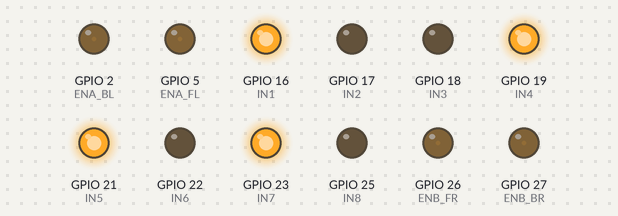
Simulated run of this sketch. Board: ESP32. On the bench: output pins drawn as LEDs (lit = HIGH). Nothing arrives over Bluetooth unless stated; what the sketch prints to the serial monitor is not drawn.

Above: at 0.1 s.
Timing chart, 0 to 1.6 s (numbered marks = the images above):
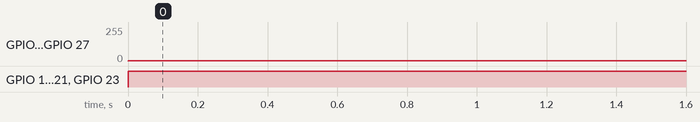

Measured:
- by itself, GPIO 2 (ENA_BL), GPIO 26 (ENB_FR), GPIO 27 (ENB_BR): 0/255 → 1/255 at 0.00 s
- by itself, GPIO 16 (IN1), GPIO 19 (IN4), GPIO 21 (IN5), GPIO 23 (IN7): LOW → HIGH at 0.00 s

The sketch:

mortor_calculate.ino
```cpp
#include <ps5Controller.h>
#include <math.h>

// ล้อแมคคานัม
#define IN1 16  // ล้อหน้าซ้าย
#define IN2 17
#define IN3 18  // ล้อหลังซ้าย
#define IN4 19
#define ENA_FL 5   // PWM ควบคุมความเร็วล้อหน้าซ้าย
#define ENA_BL 2   // PWM ควบคุมความเร็วล้อหลังซ้าย

#define IN5 21  // ล้อหน้าขวา
#define IN6 22
#define IN7 23  // ล้อหลังขวา
#define IN8 25
#define ENB_FR 26  // PWM ควบคุมความเร็วล้อหน้าขวา
#define ENB_BR 27  // PWM ควบคุมความเร็วล้อหลังขวา

void setup() {
    Serial.begin(115200);
    ps5.begin("14:3A:9A:2F:BE:32");
    Serial.println("Bluetooth Ready.");

    // ตั้งค่าขาเป็น OUTPUT
    pinMode(IN1, OUTPUT);
    pinMode(IN2, OUTPUT);
    pinMode(IN3, OUTPUT);
    pinMode(IN4, OUTPUT);
    pinMode(ENA_FL, OUTPUT);
    pinMode(ENA_BL, OUTPUT);

    pinMode(IN5, OUTPUT);
    pinMode(IN6, OUTPUT);
    pinMode(IN7, OUTPUT);
    pinMode(IN8, OUTPUT);
    pinMode(ENB_FR, OUTPUT);
    pinMode(ENB_BR, OUTPUT);
}

void loop() {
    int leftX = ps5.LStickX();  // ค่าการเคลื่อนที่แนวข้าง
    int leftY = ps5.LStickY();  // ค่าการเคลื่อนที่เดินหน้า-ถอยหลัง
    int rightX = ps5.RStickX(); // ค่าการหมุนตัว

    // แปลงค่าจาก -128 ถึง 127 เป็น -255 ถึง 255
    int X = map(leftX, -128, 127, -255, 255);
    int Y = map(leftY, -128, 127, -255, 255);
    int Z = map(rightX, -128, 127, -255, 255);

    // คำนวณค่ามอเตอร์ล้อแมคคานัม
    int M1 = Y + X + Z;
    int M2 = Y - X - Z;
    int M3 = Y - X + Z;
    int M4 = Y + X - Z;

    if (X > -10 && X < 10) X = 0;
    if (Y > -10 && Y < 10) Y = 0;
    if (Z > -10 && Z < 10) Z = 0;

    // จำกัดค่าความเร็วให้อยู่ในช่วง 0-255
    M1 = constrain(M1, -255, 255);
    M2 = constrain(M2, -255, 255);
    M3 = constrain(M3, -255, 255);
    M4 = constrain(M4, -255, 255);


    // ควบคุมมอเตอร์ล้อหน้าซ้าย
    analogWrite(ENA_FL, abs(M1));
    digitalWrite(IN1, M1 > 0);
    digitalWrite(IN2, M1 < 0);

    // ควบคุมมอเตอร์ล้อหลังซ้าย
    analogWrite(ENA_BL, abs(M2));
    digitalWrite(IN3, M2 > 0);
    digitalWrite(IN4, M2 < 0);

    // ควบคุมมอเตอร์ล้อหน้าขวา
    analogWrite(ENB_FR, abs(M3));
    digitalWrite(IN5, M3 > 0);
    digitalWrite(IN6, M3 < 0);

    // ควบคุมมอเตอร์ล้อหลังขวา
    analogWrite(ENB_BR, abs(M4));
    digitalWrite(IN7, M4 > 0);
    digitalWrite(IN8, M4 < 0);
}
```
